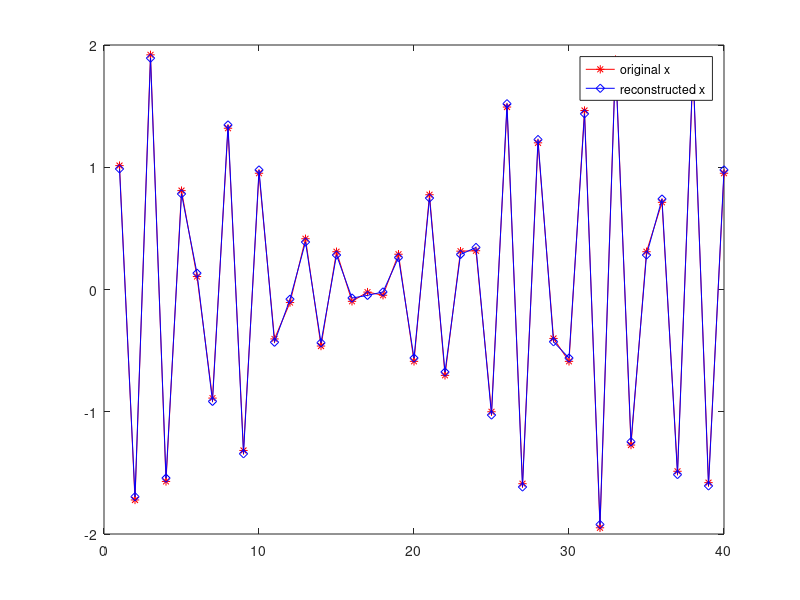

The MATLAB source for this figure:
clear all;
close all;

%frequencies
f0 = 4; % Hz
deltaF = 0.3; % Hz
f1 = f0 + deltaF;

Ts = 0.1; % seconds

refN = ceil(1 / (Ts * deltaF)) + 5;
if(mod(refN, 2) == 1) refN = refN + 1; end

x = [];

%generate X
for i = 1:refN
    nTs = i * Ts;
    x(i) = sin(2 * pi * f0 * nTs) + sin(2 * pi * f1 * nTs);
end

% determine W1 and W2
W1 = eye(length(x));
W2 = zeros(length(x));

W2i = zeros(1, length(x));
W2i(1,1) = 0.7;
W2i(1,2) = 0.3;
for i = 1:length(x)
    W2(i, :) = circshift(W2i, [0 i-1]);
end

% determine D which is a downsampler by 2
D = zeros(refN/2, refN);
Di = zeros(1, length(x));
Di(1, 1) = 1;
Di(1,2) = 1;

for i = 1:refN/2
    D(i, :) = circshift(Di, [0 (i-1)*2]);
end
D = 0.5 * D;

y1 = D * W1 * x';
y2 = D * W2 * x';

x1 = pinv([D*W1; D*W2;]) * [y1; y2;];
plot(x', '-*r');
hold on;
plot(x1, '-db');
legend({'original x', 'reconstructed x'});

MSE = norm(x' - x1)

saveas(gca, fullfile('./output/origVsReconstructedX.png'));
close all;